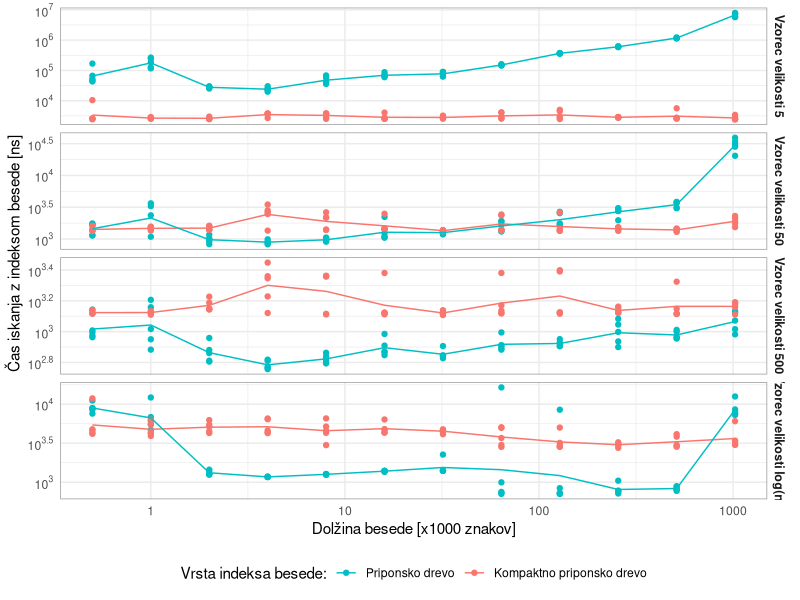
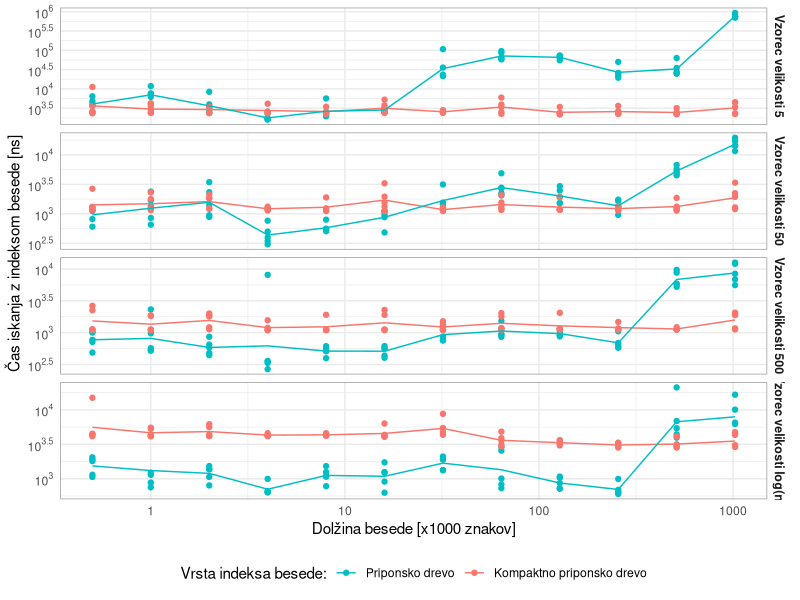
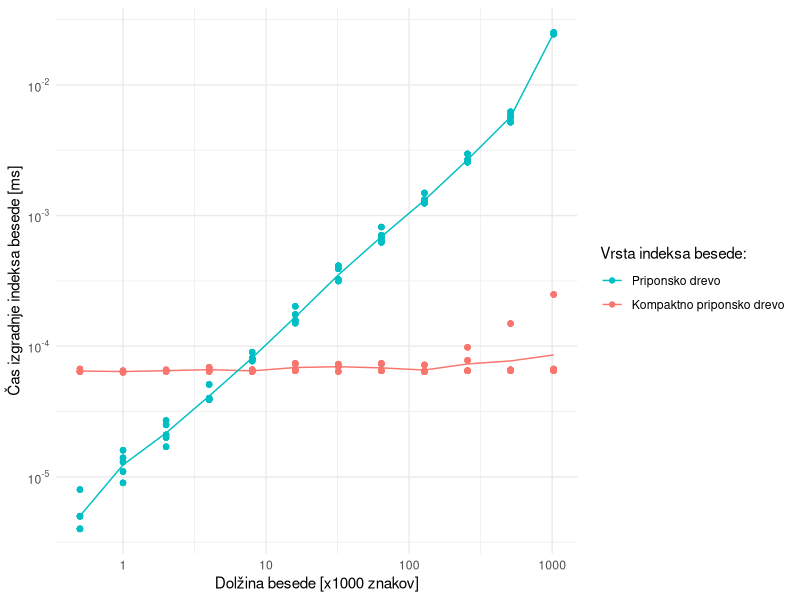
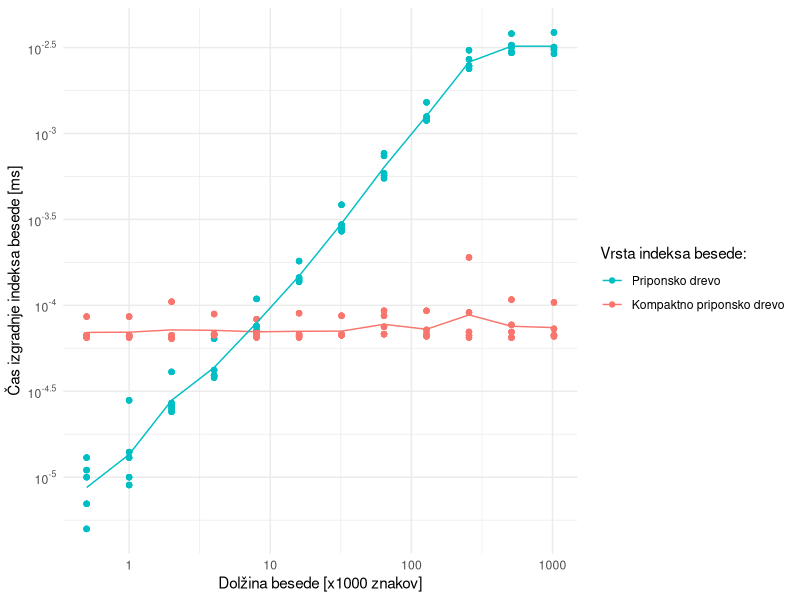
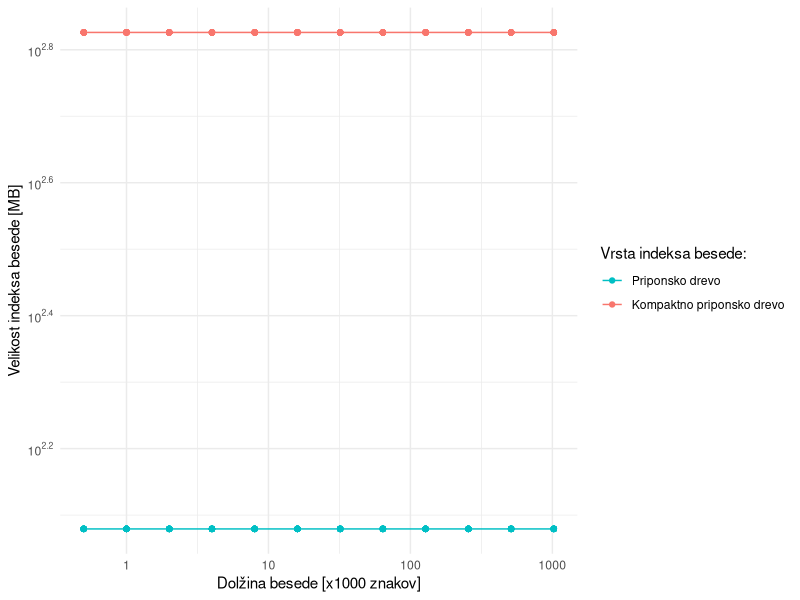
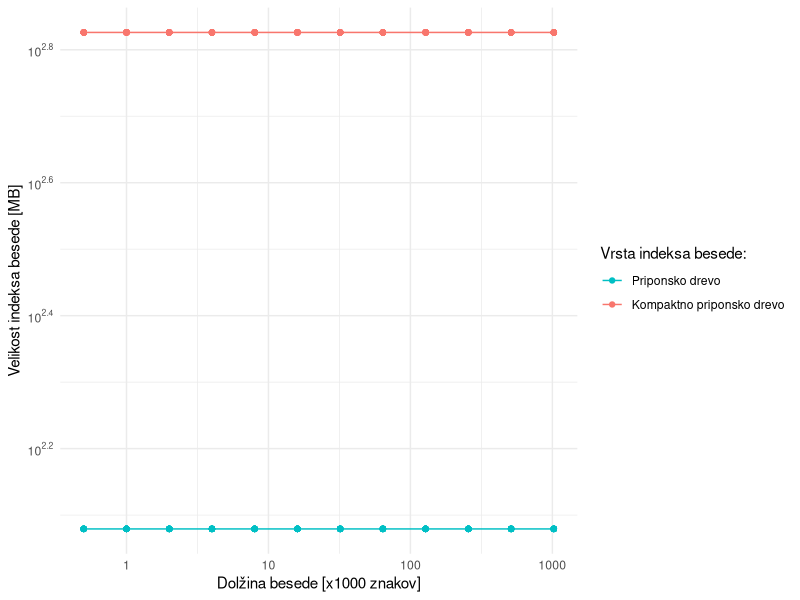
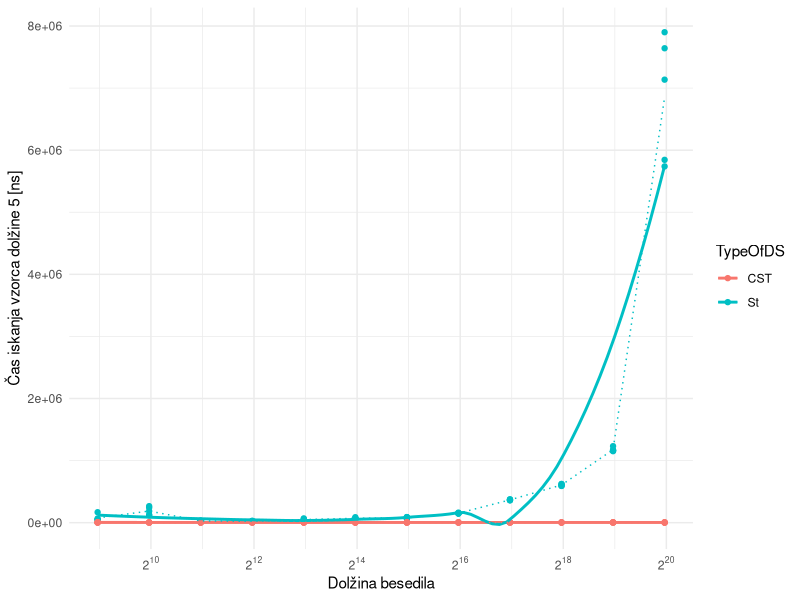
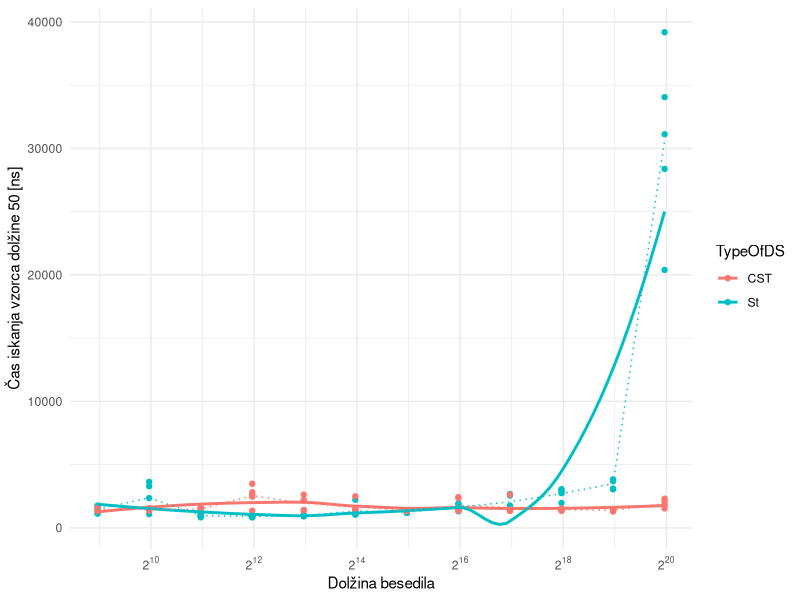

R code for these plots, in order:
library(tidyverse)
library(scales)
library(svglite)
data<- read.csv("rezNovPc.csv")
dataSLO<- read.csv("rezNovPcNaKlancu.csv")
dataTidy <- data %>%  pivot_longer(col=starts_with("tFind"),names_to = "PatternLength", values_to = "TimeFind") %>% mutate(Time=Time/1000000)
dataTidySLO <- dataSLO %>% pivot_longer(col=starts_with("tFind"),names_to = "PatternLength", values_to = "TimeFind") %>% mutate(Time=Time/1000000)

dataTidySLO  %>% filter(PatternLength=="tFindLog" & TimeFind<200000) %>% group_by(TypeOfDS) %>% summarise(M=(mean(TimeFind))) %>% print(n=100)
dataTidySLO %>% filter(TypeOfDS=="St",PatternLength=="tFindLog") %>% group_by(SizeRun,TypeOfDS) %>% summarise(M=mean(TimeFind)) -> a

lm(SizeInBytes~SizeRun, data = dataTidySLO)

a$M/lag(a$M,default = 1) #2x

dataTidySLO %>% filter(TypeOfDS=="CST",PatternLength=="tFindLog") %>% group_by(SizeRun,TypeOfDS) %>% summarise(M=mean(TimeFind)) -> a

a$M/lag(a$M,default = 1) #1x

 dataTidy %>% group_by(SizeRun,TypeOfDS) %>% summarise(M=(mean(Time))) %>% print(n=25)

#Poizvedbe
 
dataTidy %>%ggplot() +
  aes(x = SizeRun, y = TimeFind, colour = TypeOfDS) +
  geom_point() +
  stat_summary(fun=mean,geom = 'line')+
  scale_x_continuous(trans = log10_trans(), breaks = trans_breaks("log10", function(x) 10^x),labels = function(x) x/1000) +
  theme_minimal() +
  labs(y="Čas iskanja z indeksom besede [ns]",x="Dolžina besede [x1000 znakov]")+
  scale_y_continuous(trans = log10_trans(), breaks = trans_breaks("log10", function(x) 10^x),labels = trans_format("log10", math_format(10^.x)))+
  scale_color_discrete(name = "Vrsta indeksa besede:",
                       labels= c(CST="Kompaktno priponsko drevo", St="Priponsko drevo",
                                 SA="Priponsko polje","SA+LCP"="Priponsko polje z QLCP"),
                       breaks=c("SA","SA+LCP","St","CST"))+
  facet_grid(scales = "free_y",vars(PatternLength),labeller = as_labeller(c(tFind5="Vzorec velikosti 5", tFind50="Vzorec velikosti 50", tFind500="Vzorec velikosti 500",tFindLog="Vzorec velikosti log(n)")))+
  theme(legend.position = "bottom", panel.border = element_rect(colour = "gray60", fill = NA),
        strip.text = element_text(size = 9,face="bold"))
ggsave("./Img/IskanjeNovPC.svg",bg = "white", height = 17, width = 25, units = "cm")

dataTidySLO %>%ggplot() +
  aes(x = SizeRun, y = TimeFind, colour = TypeOfDS) +
  geom_point() +
  stat_summary(fun=mean,geom = 'line')+
  scale_x_continuous(trans = log10_trans(), breaks = trans_breaks("log10", function(x) 10^x),labels = function(x) x/1000) +
  theme_minimal() +
  labs(y="Čas iskanja z indeksom besede [ns]",x="Dolžina besede [x1000 znakov]")+
  scale_y_continuous(trans = log10_trans(), breaks = trans_breaks("log10", function(x) 10^x),labels = trans_format("log10", math_format(10^.x)))+
  scale_color_discrete(name = "Vrsta indeksa besede:",
                       labels= c(CST="Kompaktno priponsko drevo", St="Priponsko drevo",
                                 SA="Priponsko polje","SA+LCP"="Priponsko polje z QLCP"),
                       breaks=c("SA","SA+LCP","St","CST"))+
  facet_grid(scales = "free_y",vars(PatternLength),labeller = as_labeller(c(tFind5="Vzorec velikosti 5", tFind50="Vzorec velikosti 50", tFind500="Vzorec velikosti 500",tFindLog="Vzorec velikosti log(n)")))+
  theme(legend.position = "bottom", panel.border = element_rect(colour = "gray60", fill = NA),
        strip.text = element_text(size = 9,face="bold"))
ggsave("./Img/IskanjeNovPCSLO.svg",bg = "white", height = 17, width = 25, units = "cm")



#Izgradnja drevesa
dataTidy%>% ggplot()+
  aes(x=SizeRun,y=Time,color=TypeOfDS)+
  geom_point()+
  stat_summary(fun=mean,geom = 'line')+
  scale_x_continuous(trans = log10_trans(), breaks = trans_breaks("log10", function(x) 10^x),labels = function(x) x/1000) +
  theme_minimal() +
  labs(y="Čas izgradnje indeksa besede [ms]",x="Dolžina besede [x1000 znakov]")+
  scale_color_discrete(name = "Vrsta indeksa besede:",
                       labels= c(CST="Kompaktno priponsko drevo", St="Priponsko drevo",
                                 SA="Priponsko polje","SA+LCP"="Priponsko polje z QLCP"),
                       breaks=c("SA","SA+LCP","St","CST"))+#scale_color_manual(values=c("#00BFC4"))+
  scale_y_continuous(trans = log10_trans(), breaks = trans_breaks("log10", function(x) 10^x),labels = trans_format("log10", math_format(10^.x)))
ggsave("./Img/izgradnjaDrecvesaNovPC.svg",bg = "white", height = 10, width = 20, units = "cm")

dataTidySLO %>% ggplot()+
  aes(x=SizeRun,y=Time,color=TypeOfDS)+
  geom_point()+
  #geom_smooth(se=F)+
  stat_summary(fun=mean,geom = 'line')+
  scale_x_continuous(trans = log10_trans(), breaks = trans_breaks("log10", function(x) 10^x),labels = function(x) x/1000) +
  theme_minimal() +
  labs(y="Čas izgradnje indeksa besede [ms]",x="Dolžina besede [x1000 znakov]")+
  scale_color_discrete(name = "Vrsta indeksa besede:",
                       labels= c(CST="Kompaktno priponsko drevo", St="Priponsko drevo",
                                 SA="Priponsko polje","SA+LCP"="Priponsko polje z QLCP"),
                       breaks=c("SA","SA+LCP","St","CST"))+
  scale_y_continuous(trans = log10_trans(), breaks = trans_breaks("log10", function(x) 10^x),labels = trans_format("log10", math_format(10^.x)))
ggsave("./Img/izgradnjaDrecvesaNovPCSLO.svg",bg = "white", height = 10, width = 20, units = "cm")


# Velikost drevesa

dataTidy %>% ggplot()+
  aes(x=SizeRun,y=SizeInBytes,color=TypeOfDS)+
  geom_point()+
  stat_summary(fun=mean,geom = 'line')+
  scale_x_continuous(trans = log10_trans(), breaks = trans_breaks("log10", function(x) 10^x),labels = function(x) x/1000) +
  theme_minimal() +
  labs(y="Velikost indeksa besede [MB]",x="Dolžina besede [x1000 znakov]")+
  scale_color_discrete(name = "Vrsta indeksa besede:",
                       labels= c(CST="Kompaktno priponsko drevo", St="Priponsko drevo",
                                 SA="Priponsko polje","SA+LCP"="Priponsko polje z QLCP"),
                       breaks=c("SA","SA+LCP","St","CST"))+
  scale_y_continuous(trans = log10_trans(), breaks = trans_breaks("log10", function(x) 10^x),labels = trans_format("log10", math_format(10^.x)))
ggsave("./Img/velikostDrecvesaNovPC.svg",bg = "white", height = 10, width = 20, units = "cm")

dataTidySLO %>% ggplot()+
  aes(x=SizeRun,y=SizeInBytes,color=TypeOfDS)+
  geom_point()+
  stat_summary(fun=mean,geom = 'line')+
  scale_x_continuous(trans = log10_trans(), breaks = trans_breaks("log10", function(x) 10^x),labels = function(x) x/1000) +
  theme_minimal() +
  labs(y="Velikost indeksa besede [MB]",x="Dolžina besede [x1000 znakov]")+
  scale_color_discrete(name = "Vrsta indeksa besede:",
                       labels= c(CST="Kompaktno priponsko drevo", St="Priponsko drevo",
                                 SA="Priponsko polje","SA+LCP"="Priponsko polje z QLCP"),
                       breaks=c("SA","SA+LCP","St","CST"))+
  scale_y_continuous(trans = log10_trans(), breaks = trans_breaks("log10", function(x) 10^x),labels = trans_format("log10", math_format(10^.x)))
ggsave("./Img/velikostDrecvesaNovPCSLO.svg",bg = "white", height = 10, width = 20, units = "cm")



#Iskanje vzorca dolžine 5
data %>% ggplot()+
  aes(x=SizeRun,y=tFind5,color=TypeOfDS)+
  geom_point()+
  geom_smooth(se=F)+stat_summary(fun=mean,geom = 'line',linetype = 'dotted')+
  theme_minimal()+   #scale_color_manual(values=c("#00BFC4"))+
  scale_x_continuous(trans = log2_trans(), breaks = trans_breaks("log2", function(x) 2^x),
                     labels = trans_format("log2", math_format(2^.x)))+
  labs(y="Čas iskanja vzorca dolžine 5 [ns]",x="Dolžina besedila")
ggsave("./Img/iskanje5NovPC.png", bg="white")


#Iskanje vzorca dolžine 50

data  %>% ggplot()+
  aes(x=SizeRun,y=tFind50,color=TypeOfDS)+
  geom_point()+
  geom_smooth(se=F)+stat_summary(fun=mean,geom = 'line',linetype = 'dotted')+
  theme_minimal()+   #scale_color_manual(values=c("#00BFC4"))+
  scale_x_continuous(trans = log2_trans(), breaks = trans_breaks("log2", function(x) 2^x),
                     labels = trans_format("log2", math_format(2^.x)))+
  labs(y="Čas iskanja vzorca dolžine 50 [ns]",x="Dolžina besedila")
ggsave("./Img/iskanje50NovPc.png", bg="white")


#Iskanje vzorca dolžine 500

data %>% ggplot()+
  aes(x=SizeRun,y=tFind500,color=TypeOfDS)+
  geom_point()+
  geom_smooth(se=F)+stat_summary(fun=mean,geom = 'line',linetype = 'dotted')+
  theme_minimal()+   #scale_color_manual(values=c("#00BFC4"))+
  scale_x_continuous(trans = log2_trans(), breaks = trans_breaks("log2", function(x) 2^x),
                     labels = trans_format("log2", math_format(2^.x)))+
  labs(y="Čas iskanja vzorca dolžine 500 [ns]",x="Dolžina besedila")
ggsave("./Img/iskanje500NovPc.png", bg="white")

#Iskanje vzorca dolžine logartem besedila

data %>% ggplot()+
  aes(x=SizeRun,y=tFindLog,color=TypeOfDS)+
  geom_point()+
  geom_smooth(se=F)+stat_summary(fun=mean,geom = 'line',linetype = 'dotted')+
  theme_minimal()+   #scale_color_manual(values=c("#00BFC4"))+
  scale_x_continuous(trans = log2_trans(), breaks = trans_breaks("log2", function(x) 2^x),
                     labels = trans_format("log2", math_format(2^.x)))+
  labs(y="Čas iskanja vzorca dolžine log(n) [ns]",x="Dolžina besedila")
ggsave("./Img/iskanjeLogNovPc.png", bg="white")
